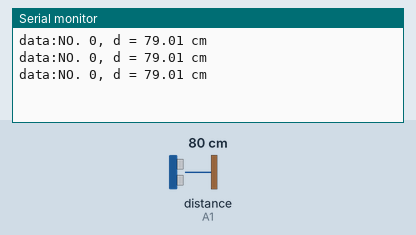
A sketch run on a simulated Arduino Uno, built with avr-gcc and run on an emulated ATmega328P. Parts: the last lines printed to the serial monitor. Wiring (inferred from the names in the program): ultrasonic range finder: trigger A0; echo A1. The test bench sets the inputs (shaded band); at power-on: distance to the obstacle (sensor on A1) 80 cm. The echo pulse lasts 58.3 µs per cm.

Above: at 1.2 s.
1.3 s: distance to the obstacle (sensor on A1) set to 2 cm
At 1.43 s:
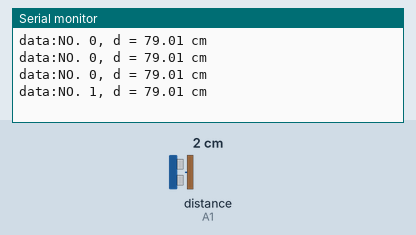
2.8 s: distance to the obstacle (sensor on A1) set to 4 cm
At 2.94 s:
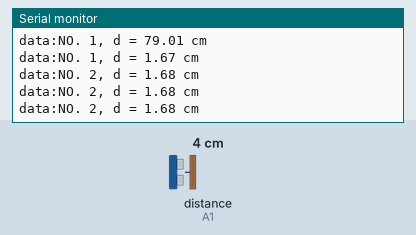
Timing chart, 0 to 5.8 s (numbered marks = the images above; inputs shaded):
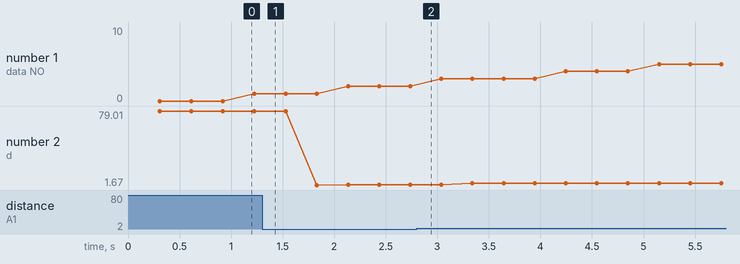

The sketch:

US_Simple_Example.ino
```cpp
int trig = A0;
int echo = A1;
int ini_time =300;
long current_time =0;
float duty,distance;

void setup(){
 Serial.begin(115200);
 pinMode(trig,OUTPUT);
 pinMode(echo,INPUT);
 }

void loop(){

  digitalWrite(trig,HIGH);
  delayMicroseconds(ini_time);
  digitalWrite(trig,LOW);
  duty = pulseIn(echo,HIGH);
  distance = (duty/2)/29.4;
  delay(ini_time);
  Serial.print("data:");
  current_time = millis();
  Serial.print("NO. ");
  Serial.print (current_time/1000);
  Serial.print(", d = ");
  Serial.print(distance);
  Serial.println(" cm");
}
```

Measured:
- plotted number 2: 79.01 → 1.68 after the input at 1.3 s, 1.68 → 3.66 after the input at 2.8 s
